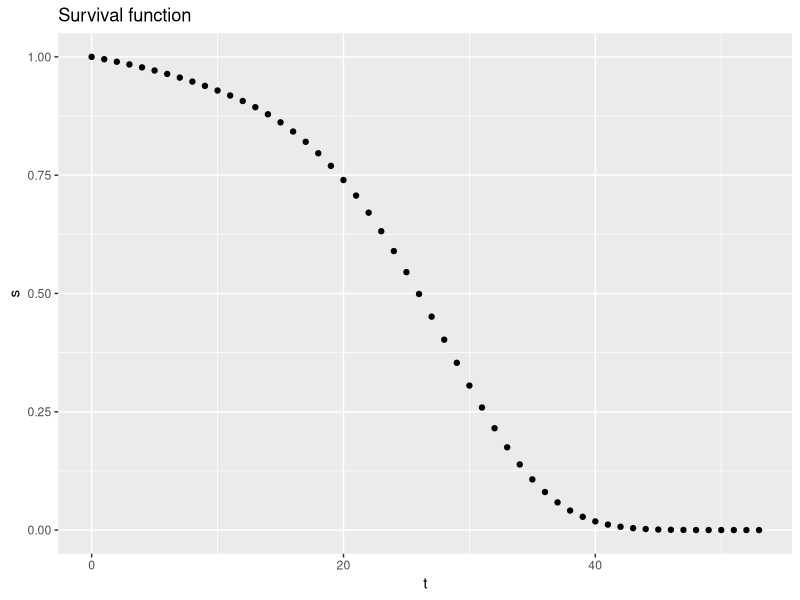
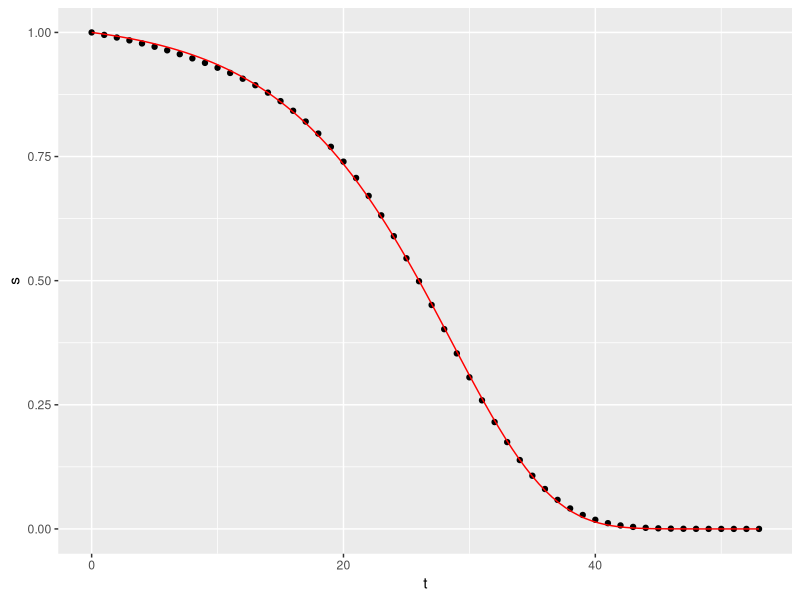
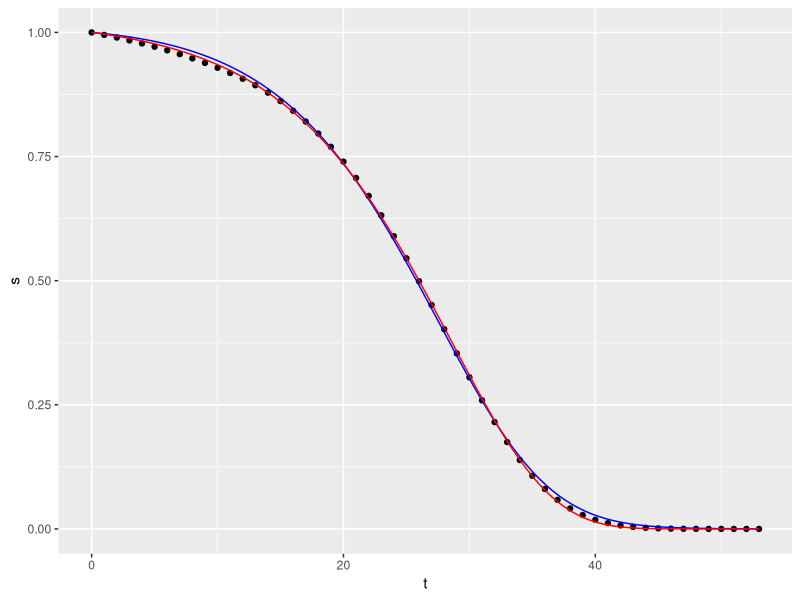
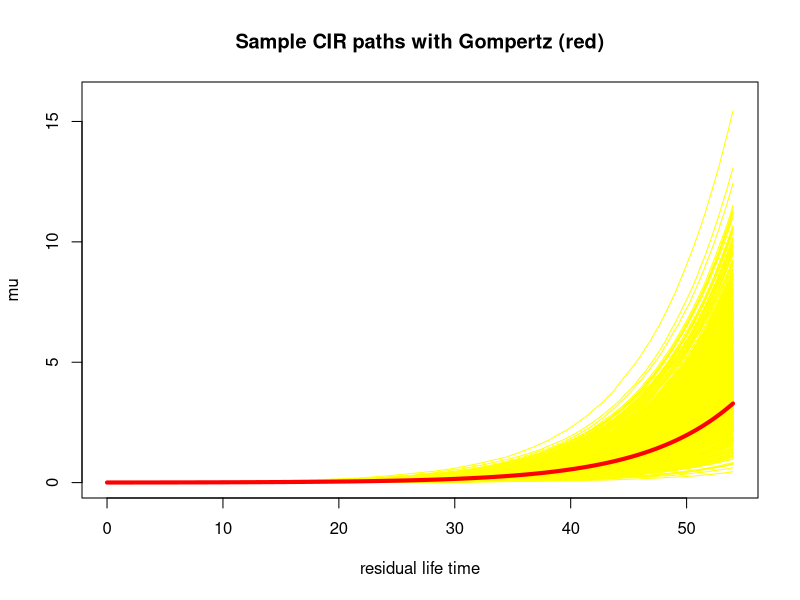

Write the R code that produced these figures, in order.

#Calibrates a CIR process to the A62F projected tables

library(data.table)

lx = fread("IPS55F.csv", sep=",", header=FALSE, dec=".")
names(lx) <- c("t", "lx")

age <- 65

len <- length(lx$t)

s <- data.table(t = 0:(len-age-1), s = lx[t>=age, lx] / lx[t==65, lx])

s_spline <-  splinefun(x=s$t, y=s$s)
library(ggplot2)

p <- ggplot(s, aes(x=t, y=s)) + geom_point()
p <- p + ggtitle("Survival function")
p


# Gompertz model 

surv_gompertz <- function(t, theta, mu0) {
  
  exp(-(mu0/theta)*(exp(theta*t) -1))
  
}

# Fitting the Gompertz model 

rse_gompertz <- function(par) {
  sqrt(sum((surv_gompertz(s$t, theta=par[1], mu0=par[2]) - s$s)^2))
}

res <- optim(par=c(0.1, 0.1), fn=rse_gompertz)

fitted_gompertz <- function(t) surv_gompertz(t, theta=res$par[1], mu0=res$par[2])

p <- ggplot(s, aes(x=t, y=s)) + geom_point()
p <- p + ggplot2::geom_function(fun = fitted_gompertz, colour="red")
p

gompertz <- function(t, theta=res$par[1], mu0=res$par[2]) {
  mu0*exp(theta*t)
}


# CIR model 

A <- function(t, alpha, theta, sigma) {
  
  gamma <- sqrt(theta^2 + 2*sigma^2)
  n <- 2*gamma * exp(0.5 * (gamma - theta)*t)
  d <- (gamma - theta) * (exp(gamma*t) - 1) + 2*gamma
  res <- (n/d)^((2*alpha)/(sigma^2))
  res
}

B <- function(t, alpha, theta, sigma){
  gamma <- sqrt(theta^2 + 2*sigma^2)
  n <- 2*(exp(gamma*t) - 1)
  d <- (gamma - theta)*(exp(gamma*t) - 1) + 2*gamma
  res <- n/d
  res
}

surv_cir <- function(t, alpha, theta, sigma, mu0) {
  
  A(t, alpha, theta, sigma) * exp(-B(t, alpha, theta, sigma)*mu0)
  
}

# Fitting the CIR model 

rse_cir <- function(par) {
  
  if (par[1] < 0 | par[2] < 0 | par[3] < 0 | par[4] < 0){
    # model paramters must be positive
    res <- Inf
  } else if (2*par[1]-par[3]^2 <= 1E-4) {
    # this condition guarantees we never reach negative values
    res <- Inf
    
  } else if (par[3] < 1E-2) {
    res <- Inf
  } else {
    res <-  sqrt(sum((surv_cir(s$t, alpha=par[1], theta=par[2], sigma=par[3], mu0=par[4]) - s$s)^2))
  }
 res
}

library(DEoptim)

res_cir <- DEoptim(fn=rse_cir, lower=c(0, 0, 0, 0), upper = c(1, 1, 1, 1), control=list(itermax=3000))

best_par <- res_cir$optim$bestmem
fitted_cir <- function(t) surv_cir(t, alpha=best_par[1], theta=best_par[2], sigma=best_par[3], mu0=best_par[4])

# Graphically compare the fitting of the two models 
p <- ggplot(s, aes(x=t, y=s)) + geom_point()
p <- p + ggplot2::geom_function(fun = fitted_cir, colour="blue")
p <- p + geom_function(fun=fitted_gompertz, colour="red")
p


# Simulate the CIR Stochastic process
set.seed(1223)

a <- best_par[1]
k <- best_par[2]
sig <- best_par[3]
m0 <- best_par[4]

dt <- 0.1
n_paths <- 1000
ncols <- (len - age)/dt+1
mu <- matrix(0, nrow=n_paths, ncol=ncols)
mu[, 1] <- m0

W <- matrix(0, nrow=n_paths, ncol=ncols)
for (i in 1:n_paths) {
  W[i, ] <- rnorm(ncols)
}

# Simulate the CIR paths by means of an Eulero scheme
for (j in 2:ncols) {
  mu[ ,j] <- mu[ ,j-1] + (a + k*mu[ ,j-1])*dt + sig*sqrt(mu[ , j-1])*sqrt(dt)*W[, j]
}

esp <- rexp(n_paths)
death <- rep(0, n_paths)
for (i in 1:n_paths) {
  death[i] <- min(which(cumsum(mu[i, ]*dt) > esp[i])) / (1/dt)
}

death[death == Inf] <- len - age

mean(death)


# Plot some stochastic intensity sample paths along with the deterministic gompertz 
# intensity fitted to the same data. 

y_lim <- ceiling(max(mu[, ncols], na.rm=TRUE))

x_grid <- seq(0, len - age, dt)
gompertz_curve <- gompertz(x_grid)


plot(x=x_grid, y=mu[1, ], type="l", xlab="residual life time", col="yellow", ylab="mu", ylim=c(0, y_lim), main="Sample CIR paths with Gompertz (red)")

for (i in 2:n_paths) {
  lines(x=x_grid, y=mu[i, ], col="yellow")
}

lines(x=x_grid, y=gompertz_curve, lwd=4, col="red")
